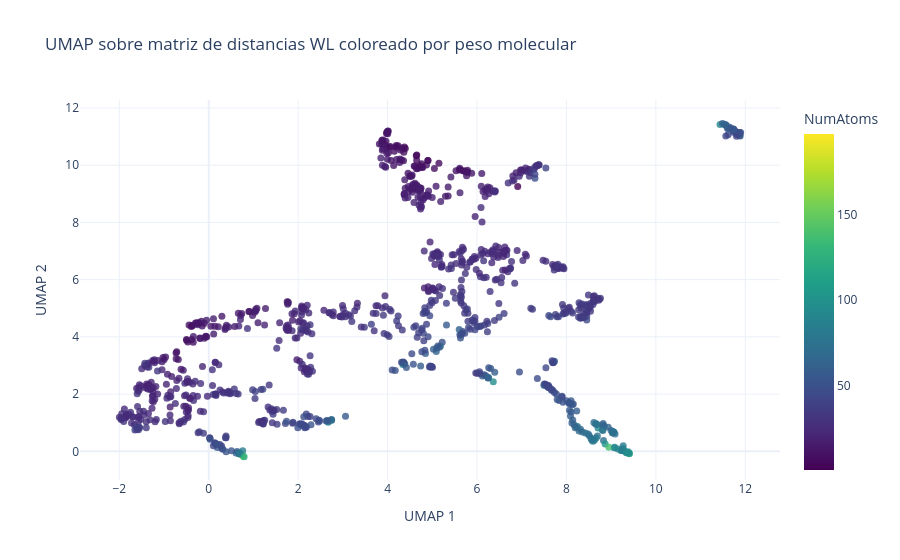

The code cell stored with this chart in its notebook:
### Code cell
fig = px.scatter(
    umap_df,
    x='UMAP 1',
    y='UMAP 2',
    color='NumAtoms',
    hover_data={'SMILES': True, 'MolWt': ':.2f', 'NumAtoms': True, 'NumRings': True},
    color_continuous_scale='Viridis',
    title='UMAP sobre matriz de distancias WL coloreado por peso molecular',
)
fig.update_traces(marker=dict(size=7, opacity=0.8))
fig.update_layout(template='plotly_white')
fig.show()

### Figure 1 — Plotly figure (JSON) as saved in the notebook; plotly's stock layout.template omitted (floating-point values rounded to 4 significant figures; data arrays with more than 128 entries replaced by an {"elided": "..."} marker saying what was removed)
{"data": [{"customdata": {"elided": "999x4 mixed values"}, "hovertemplate": "UMAP 1=%{x}<br>UMAP 2=%{y}<br>SMILES=%{customdata[0]}<br>MolWt=%{customdata[1]:.2f}<br>NumAtoms=%{marker.color}<br>NumRings=%{customdata[3]}<extra></extra>", "legendgroup": "", "marker": {"color": {"elided": "999 float values"}, "coloraxis": "coloraxis", "opacity": 0.8, "size": 7, "symbol": "circle"}, "mode": "markers", "name": "", "orientation": "v", "showlegend": false, "type": "scatter", "x": {"elided": "999 float values"}, "xaxis": "x", "y": {"elided": "999 float values"}, "yaxis": "y"}], "layout": {"coloraxis": {"colorbar": {"title": {"text": "NumAtoms"}}, "colorscale": [[0, "#440154"], [0.1111, "#482878"], [0.2222, "#3e4989"], [0.3333, "#31688e"], [0.4444, "#26828e"], [0.5556, "#1f9e89"], [0.6667, "#35b779"], [0.7778, "#6ece58"], [0.8889, "#b5de2b"], [1, "#fde725"]]}, "legend": {"tracegroupgap": 0}, "title": {"text": "UMAP sobre matriz de distancias WL coloreado por peso molecular"}, "xaxis": {"anchor": "y", "domain": [0, 1], "title": {"text": "UMAP 1"}}, "yaxis": {"anchor": "x", "domain": [0, 1], "title": {"text": "UMAP 2"}}}}
